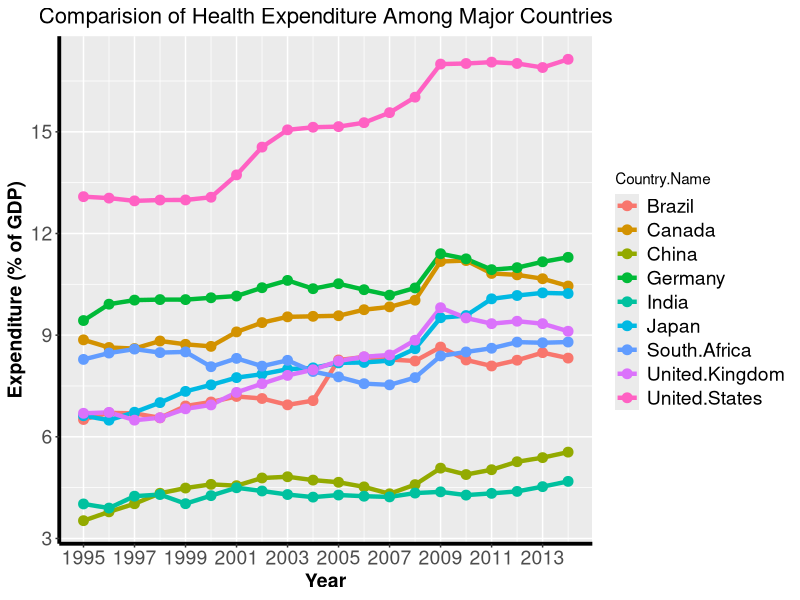
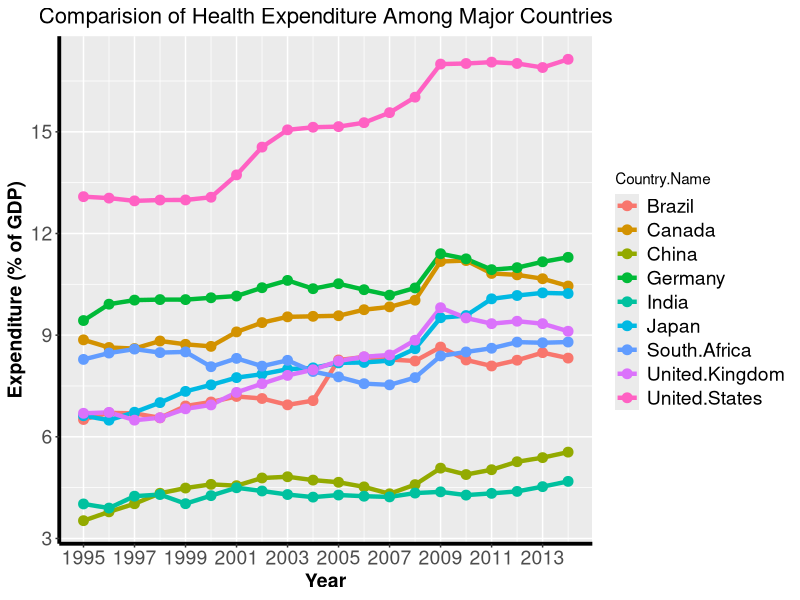

These figures' R source, in order:
## ---- chunk 1
library(ggplot2)
library(reshape2)
## ---- chunk 2
data = read.csv("data/majorcountries_health_expenditure.csv", head=TRUE)
head(data)
## ---- chunk 3
meltdf <- melt(data, id="Year", variable.name="Country.Name", value.name = "Health.Expenditure")
g <- ggplot(meltdf,aes(x=Year,y=Health.Expenditure,colour=Country.Name)) + geom_line(size=1.5)
g + xlab("Year") + ylab("Expenditure (% of GDP)") + geom_point(shape=19, size=3) + 
ggtitle("Comparision of Health Expenditure Among Major Countries") + 
theme(plot.title = element_text(hjust = 0.5, size=16),legend.text = element_text(size=14),
      axis.title=element_text(size=14,face="bold"),
      axis.text = element_text(size=14),
      axis.line = element_line(color="black", size = 1.3)) +
scale_y_continuous(breaks=seq(3,18,3)) +
scale_x_continuous(breaks=seq(1995,2015,2))

ggsave("majorcountires_ggplot2.png")
